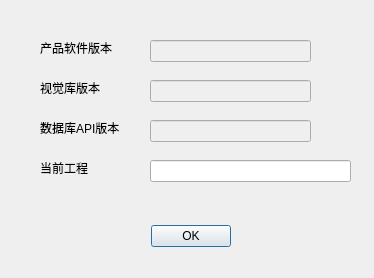
<?xml version="1.0" encoding="UTF-8"?>
<ui version="4.0">
 <class>AboutDialog</class>
 <widget class="QDialog" name="AboutDialog">
  <property name="geometry">
   <rect>
    <x>0</x>
    <y>0</y>
    <width>374</width>
    <height>278</height>
   </rect>
  </property>
  <property name="windowTitle">
   <string>软件信息</string>
  </property>
  <widget class="QDialogButtonBox" name="buttonBox">
   <property name="geometry">
    <rect>
     <x>130</x>
     <y>220</y>
     <width>121</width>
     <height>32</height>
    </rect>
   </property>
   <property name="orientation">
    <enum>Qt::Horizontal</enum>
   </property>
   <property name="standardButtons">
    <set>QDialogButtonBox::Ok</set>
   </property>
   <property name="centerButtons">
    <bool>true</bool>
   </property>
  </widget>
  <widget class="QLabel" name="labelProductSwVersion">
   <property name="geometry">
    <rect>
     <x>40</x>
     <y>40</y>
     <width>81</width>
     <height>16</height>
    </rect>
   </property>
   <property name="text">
    <string>产品软件版本</string>
   </property>
  </widget>
  <widget class="QLineEdit" name="lineEditProductSwVersion">
   <property name="enabled">
    <bool>false</bool>
   </property>
   <property name="geometry">
    <rect>
     <x>150</x>
     <y>40</y>
     <width>161</width>
     <height>22</height>
    </rect>
   </property>
  </widget>
  <widget class="QLabel" name="labelVisionLibraryVersion">
   <property name="geometry">
    <rect>
     <x>40</x>
     <y>80</y>
     <width>81</width>
     <height>16</height>
    </rect>
   </property>
   <property name="text">
    <string>视觉库版本</string>
   </property>
  </widget>
  <widget class="QLineEdit" name="lineEditVisionLibraryVersion">
   <property name="enabled">
    <bool>false</bool>
   </property>
   <property name="geometry">
    <rect>
     <x>150</x>
     <y>80</y>
     <width>161</width>
     <height>22</height>
    </rect>
   </property>
  </widget>
  <widget class="QLineEdit" name="lineEditDataStoreApiVersion">
   <property name="enabled">
    <bool>false</bool>
   </property>
   <property name="geometry">
    <rect>
     <x>150</x>
     <y>120</y>
     <width>161</width>
     <height>22</height>
    </rect>
   </property>
  </widget>
  <widget class="QLabel" name="labelDataStoreApiVersion">
   <property name="geometry">
    <rect>
     <x>40</x>
     <y>120</y>
     <width>91</width>
     <height>16</height>
    </rect>
   </property>
   <property name="text">
    <string>数据库API版本</string>
   </property>
  </widget>
  <widget class="QLabel" name="labelCurrentProject">
   <property name="geometry">
    <rect>
     <x>40</x>
     <y>160</y>
     <width>61</width>
     <height>16</height>
    </rect>
   </property>
   <property name="text">
    <string>当前工程</string>
   </property>
  </widget>
  <widget class="QLineEdit" name="lineEditCurrentProject">
   <property name="enabled">
    <bool>true</bool>
   </property>
   <property name="geometry">
    <rect>
     <x>150</x>
     <y>160</y>
     <width>201</width>
     <height>22</height>
    </rect>
   </property>
   <property name="readOnly">
    <bool>true</bool>
   </property>
  </widget>
 </widget>
 <layoutdefault spacing="6" margin="11"/>
 <resources/>
 <connections>
  <connection>
   <sender>buttonBox</sender>
   <signal>accepted()</signal>
   <receiver>AboutDialog</receiver>
   <slot>accept()</slot>
   <hints>
    <hint type="sourcelabel">
     <x>190</x>
     <y>235</y>
    </hint>
    <hint type="destinationlabel">
     <x>186</x>
     <y>138</y>
    </hint>
   </hints>
  </connection>
 </connections>
</ui>
